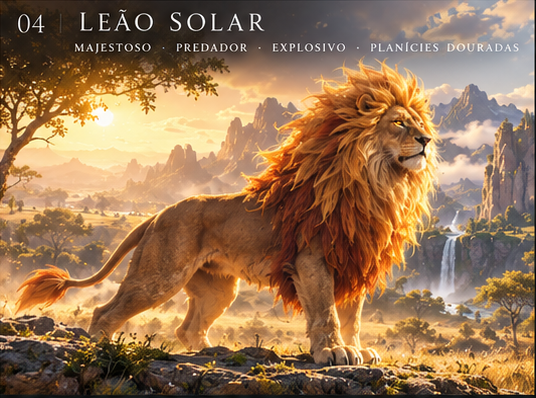
#> input picture BLENDER/Criaturas/CR_Leao_Solar/ref/conceito_principal.png, 536 x 398 px
$ python 00_matte_limpar.py ../ref/conceito_principal.png
#> lines starting #> are read from the running program, lines starting #| are printed output that depends on the picture
import sys
from PIL import Image
from collections import deque
m = Image.open(sys.argv[1]).convert("RGBA"); W, H = m.size; q = m.load()
#> after `W, H = m.size`: W = 536; H = 398
lab = [[0] * W for _ in range(H)]; comps = []
for y in range(H):
    for x in range(W):
        if q[x, y][3] and not lab[y][x]:
            idx = len(comps) + 1; pts = []; dq = deque([(x, y)]); lab[y][x] = idx
            while dq:
                a, b = dq.popleft(); pts.append((a, b))
                for da, db in ((1,0),(-1,0),(0,1),(0,-1)):
                    na, nb = a + da, b + db
                    if 0 <= na < W and 0 <= nb < H and q[na, nb][3] and not lab[nb][na]:
                        lab[nb][na] = idx; dq.append((na, nb))
            comps.append(pts)
comps.sort(key=len, reverse=True)
print("componentes", len(comps), "maiores", [len(c) for c in comps[:5]])
#| componentes 1 maiores [213328]
out = Image.new("RGBA", (W, H), (0, 0, 0, 0)); o = out.load()
#> after `out = Image.new('RGBA', (W, H), (0, 0, 0, 0))`: out: PIL image 536x398 RGBA; every value is 0
for a, b in comps[0]: o[a, b] = (0, 0, 0, 255)
xs = [a for a, b in comps[0]]; ys = [b for a, b in comps[0]]
x0, x1, y0, y1 = min(xs), max(xs), min(ys), max(ys)
#> x0 = 0; x1 = 535; y0 = 0; y1 = 397
# recorta com margem igual dos lados (sujeito centrado) e chao na ultima linha
mg = 8; out = out.crop((x0 - mg, y0 - mg, x1 + mg + 1, y1 + 1))
#> after `out = out.crop((x0 - mg, y0 - mg, x1 + mg + 1, y1 + 1))`:
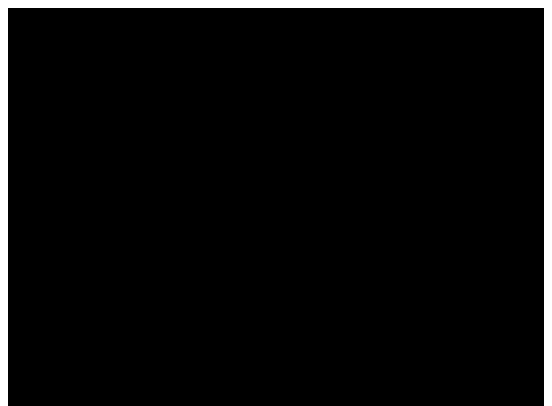
#> out: PIL image 552x406 RGBA; mean R, G, B, A 0, 0, 0, 242.7; transparent parts drawn white
out.save(sys.argv[1])
print("lion px: largura", x1 - x0 + 1, "altura", y1 - y0 + 1, "-> imagem", out.size, "subject_frac", round((y1 - y0 + 1) / out.size[1], 3))
#| lion px: largura 536 altura 398 -> imagem (552, 406) subject_frac 0.98

$ run again, on BLENDER/Criaturas/CR_Leao_Solar/ref/painel_completo.png
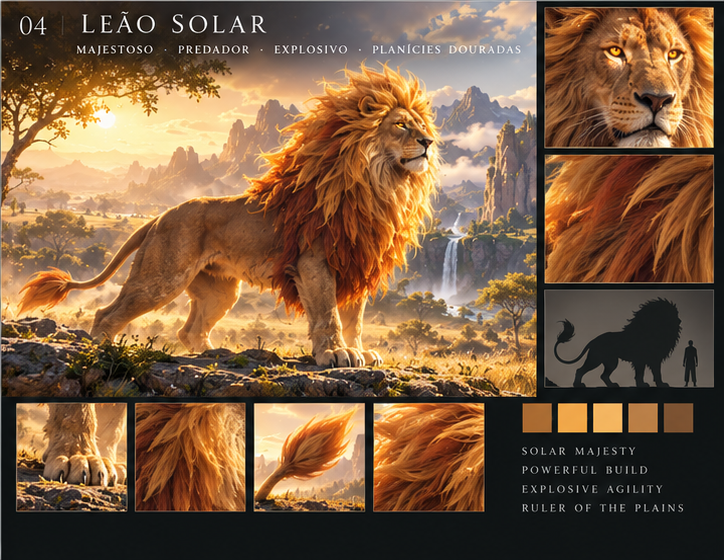
#> input picture BLENDER/Criaturas/CR_Leao_Solar/ref/painel_completo.png, 724 x 560 px
#| componentes 1 maiores [405440]
#> `out = out.crop((x0 - mg, y0 - mg, x1 + mg + 1, y1 + 1))`:
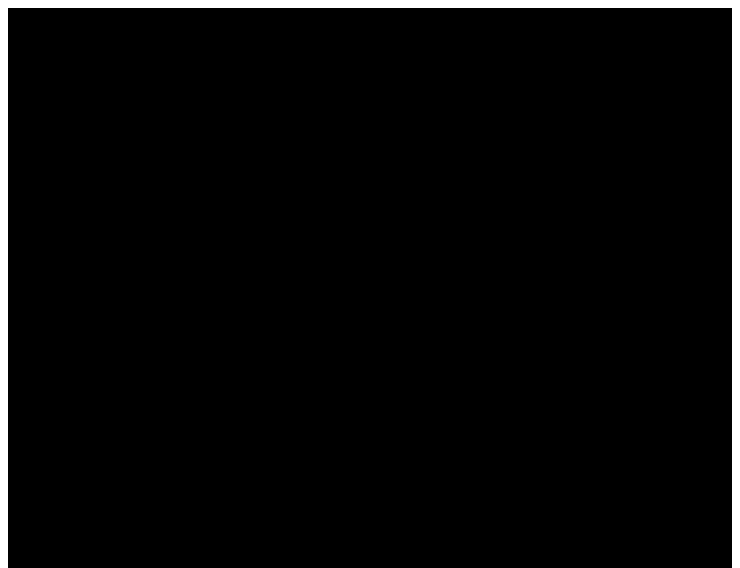
#> out: PIL image 740x568 RGBA; mean R, G, B, A 0, 0, 0, 246; transparent parts drawn white
#| lion px: largura 724 altura 560 -> imagem (740, 568) subject_frac 0.986

$ run again, on BLENDER/Criaturas/CR_Leao_Solar/ref/rosto.png
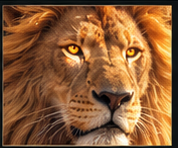
#> input picture BLENDER/Criaturas/CR_Leao_Solar/ref/rosto.png, 178 x 148 px
#| componentes 1 maiores [26344]
#> `out = out.crop((x0 - mg, y0 - mg, x1 + mg + 1, y1 + 1))`:
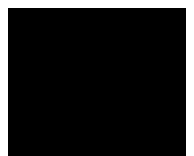
#> out: PIL image 194x156 RGBA; mean R, G, B, A 0, 0, 0, 222; transparent parts drawn white
#| lion px: largura 178 altura 148 -> imagem (194, 156) subject_frac 0.949
